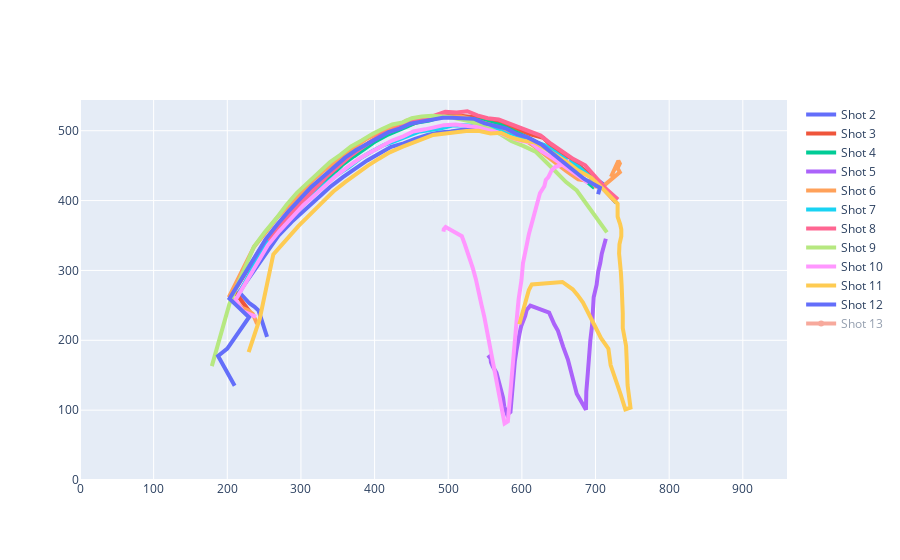

Notebook cell for this chart:
### Code cell
fig = go.Figure()
fig.update_xaxes(range=[0, frame_dim[0]])
fig.update_yaxes(range=[0, frame_dim[1]])


for name, group in bball_info_df.groupby('shot_idx'):
    trace = go.Scatter(line = dict(width=4))
    trace.name = f"Shot {name}"
    trace.x = group['x'] + group['width']/2
    trace.y = frame_dim[1] - (group['y'] + group['height']/2)
    fig.add_trace(trace)

    
fig.show()
